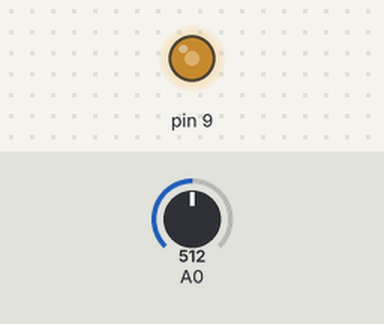
A sketch run on a simulated Arduino Uno, built with avr-gcc and run on an emulated ATmega328P. On the bench: output pins drawn as LEDs (lit = HIGH). The inputs (shaded band) are chosen by the test bench; at power-on: A0 = 512.

Above: at 1.2 s.
1.3 s: A0 set to 716
At 1.7 s:
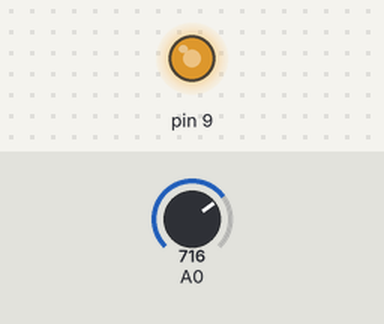
2.8 s: A0 set to 900
At 4.0 s:
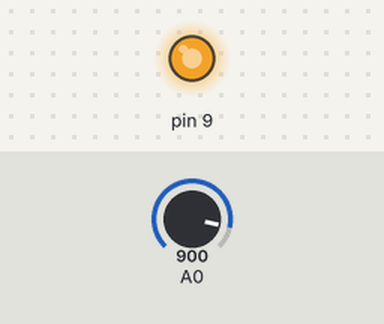
4.3 s: A0 set to 122
At 5.3 s:
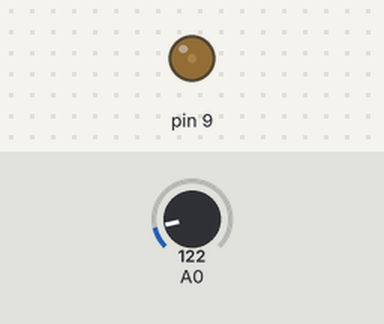
5.8 s: A0 set to 0
At 6.5 s:
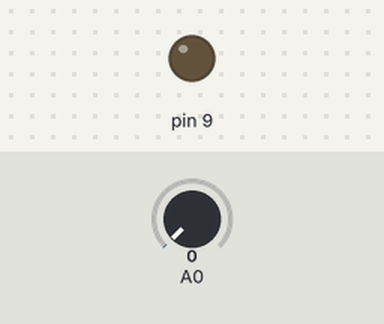
Timing chart, 0 to 8.3 s (numbered marks = the images above; inputs shaded):
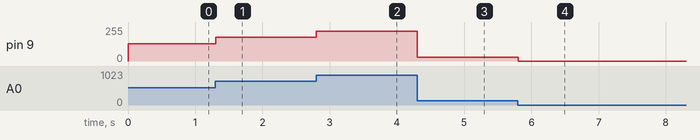

Measured:
- after the input at 1.3 s, pin 9: 128/255 → 179/255 at once
- after the input at 2.8 s, pin 9: 179/255 → 225/255 at once
- after the input at 4.3 s, pin 9: 225/255 → 30/255 at once
- after the input at 5.8 s, pin 9: 30/255 → 0/255 at once

The sketch:

arduino_test4.ino
```cpp
void setup() {
  // put your setup code here, to run once:
}

void loop() {
  // put your main code here, to run repeatedly:
  int pw = analogRead(0);
  analogWrite(9, pw/4);
  delay(100);
}
```
